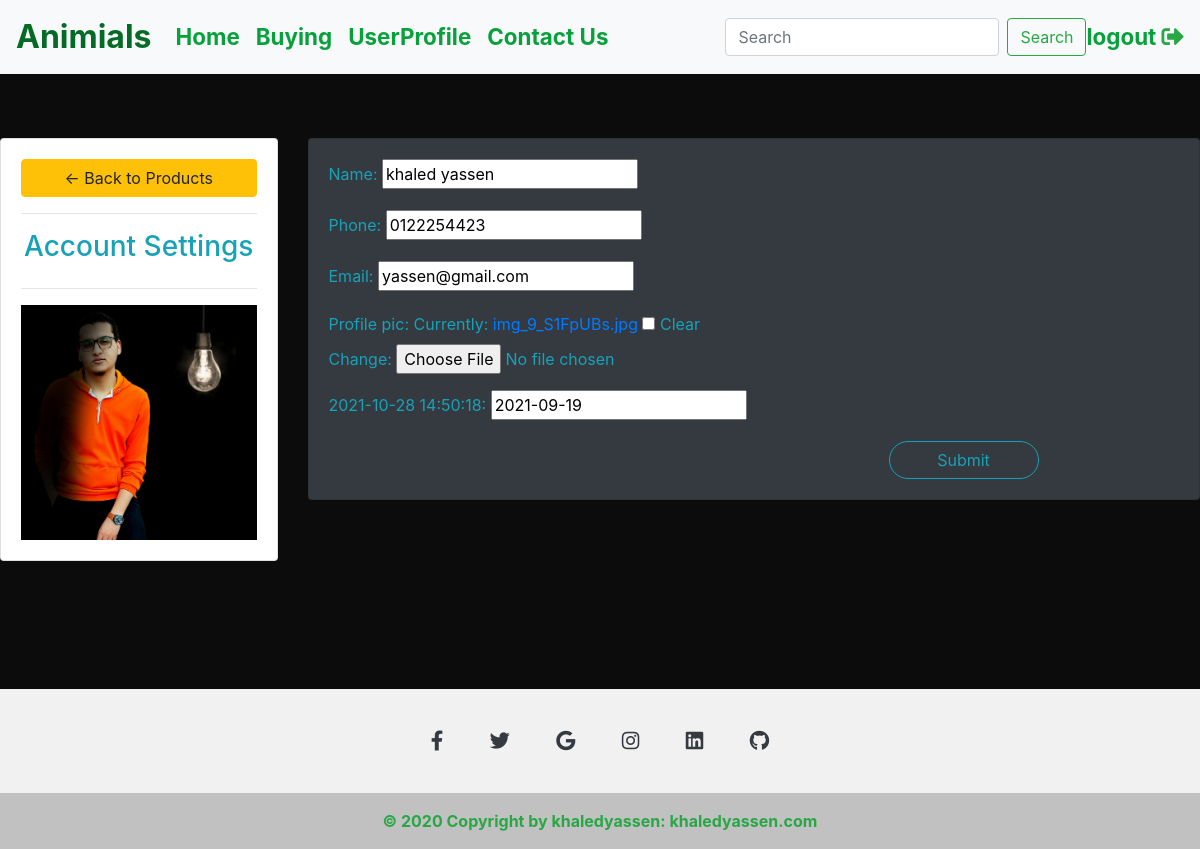
Page /profile/ (signed in) on the committed database.
### Profile/models.py (models this page shows, shortened)
class Customer(models.Model):
  user=models.OneToOneField(User,null=True,blank=True,on_delete=CASCADE)
  name=models.CharField(max_length=200,default='Name')
  phone=models.CharField(max_length=200,default='phone')
  email=models.CharField(max_length=200,default='email')
  profile_pic=models.ImageField(null=True,blank=True,default='images/user.png')
  date_created=models.DateField(datetime.now(),null=True)

### Home/decorate.py (the view)
  def wrapperfunction(request,*args,**kwargs):
    group=None
    if request.user.groups.exists():
      group=request.user.groups.all()[0].name
    if group=='customer':
      return val(request,*args,**kwargs)
    if group=='admin':
      return redirect('SHOWPRODUCTS')

### Profile/forms.py
class customerForm(forms.ModelForm):
  class Meta:
    model=Customer
    fields='__all__'
    exclude=['user']

### Home/decorate.py (called while the page is built)
def customer_only(val):
  def wrapperfunction(request,*args,**kwargs):
    group=None
    if request.user.groups.exists():
      group=request.user.groups.all()[0].name
    if group=='customer':
      return val(request,*args,**kwargs)
    if group=='admin':
      return redirect('SHOWPRODUCTS')
  return wrapperfunction

### Profile/views.py (called while the page is built)
@login_required(login_url='LOGINPAGE')
@customer_only
def settingsPage(request):
  customer=request.user.customer
  form=customerForm(instance=customer)
  if request.method=='POST':
    form=customerForm(request.POST,request.FILES,instance=customer)
    if form.is_valid:
      form.save()
  context={'form':form}
  return render(request,'Profile/showuser_profile.html',context)

### templates/Profile/showuser_profile.html (shortened to what this page needs)
{% extends 'base/base.html' %}
{% load static %}
{% block base %}
<!DOCTYPE html>
<html lang="en">
<head>
</head>
<body>
  <div class="row text-info" style="margin-top: 4rem;">
    <div class="col-md-3">
      <div class="card card-body">
        <a class="btn btn-warning" href="{% url 'SHOWPRODUCTS' %}"> &#8592; Back to Products</a>
        <hr>
        <h3 style="text-align: center">Account Settings</h3>
        <hr>
        <img src="{{request.user.customer.profile_pic.url}}" alt="error">
      </div>
    </div>
    <div class="col-md-9">
      <div class="card card-body bg-dark">
        <form action="" method="POST" enctype="multipart/form-data">
          {{form.as_p}}
          <input type="submit" class="btn btn-outline-info"
          style="width: 150px;margin-left:35rem;border-radius:2rem" vlaue="Submit">
        </form>
      </div>
    </div>
  </div>
</body>
</html>
{% endblock base %}

### templates/base/base.html (style rules this page uses)
body { background-color: rgb(12, 12, 12); }

### rows in the picture
Customer: name "khaled yassen", phone "0122254423", email "yassen@gmail.com", date_created "2021-09-19"
